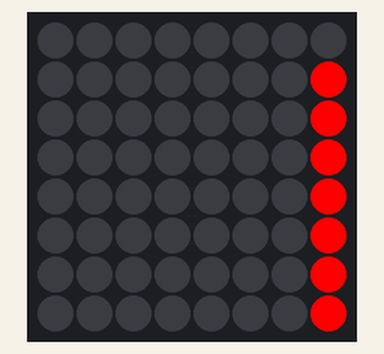
The program below on a simulated Raspberry Pi (BCM pin numbers) with a Sense HAT. Shown: the Sense HAT's 8×8 RGB LED matrix. The 64×8 strip is a reading aid, not a part: it shows the text the matrix is scrolling, unrolled, one strip-width of it at a time.

Above: at 0.6 s.
At 12.7 s:
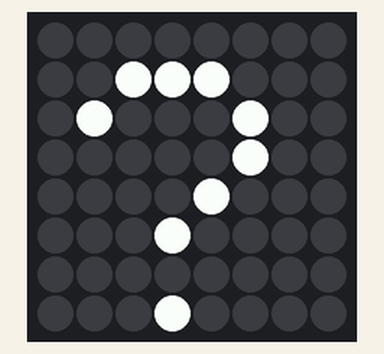
At 15.7 s:
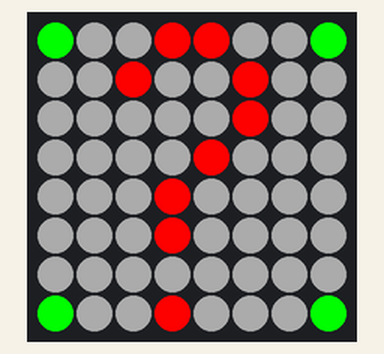
At 18.7 s:
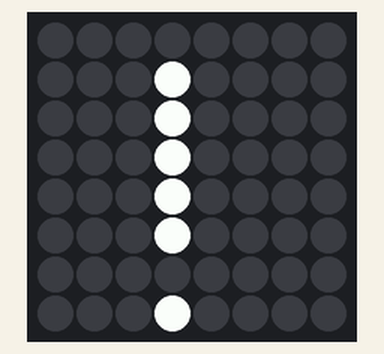
At 27.7 s:
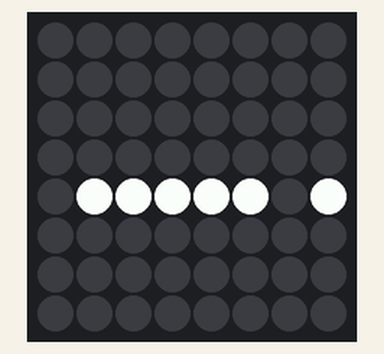
At 36.7 s:
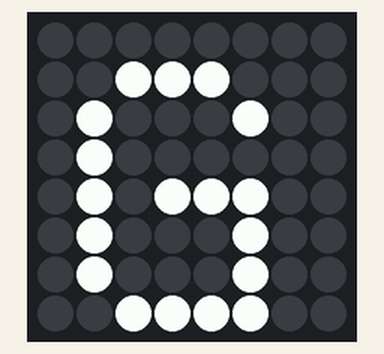

Measured:
- what the display in image 0 shows lasts 0.5 s, from 0.5 s to 1.0 s
- what the display in image 1 shows lasts 3.0 s, from 12.7 s to 15.7 s

The program:

HAT_03_2021_ShowMessage.py
```python
#!/usr/bin/python3

from sense_hat import SenseHat
from time import sleep

sense = SenseHat()
sense.clear(50, 50, 0)
sense.show_message("Ha", 0.5, (255, 0, 0), (0, 10, 10))

sense.show_message("BZU", back_colour=(10, 10, 10), text_colour=(0, 255, 0))
sense.show_letter("?")
sleep(3)


X = [255, 0, 0]      # Red
O = [50, 50, 50]     # Grey
i = [0, 255, 0]      # Green

question_mark = [
i, O, O, X, X, O, O, i,
O, O, X, O, O, X, O, O,
O, O, O, O, O, X, O, O,
O, O, O, O, X, O, O, O,
O, O, O, X, O, O, O, O,
O, O, O, X, O, O, O, O,
O, O, O, O, O, O, O, O,
i, O, O, X, O, O, O, i
]

sense.set_pixels(question_mark)
sleep(3)
sense.clear()

sense.show_letter("!")
sleep(3)
sense.set_rotation(90)
sleep(3)
sense.set_rotation(180)
sleep(3)
sense.set_rotation(270)
sleep(3)
sense.clear()

sense.set_rotation(0)
sense.show_letter("G")
sleep(3)
sense.flip_h()
sleep(3)
sense.flip_h()
sleep(3)
sense.flip_v()
sleep(3)
sense.flip_v()
sleep(3)
sense.clear()
```
